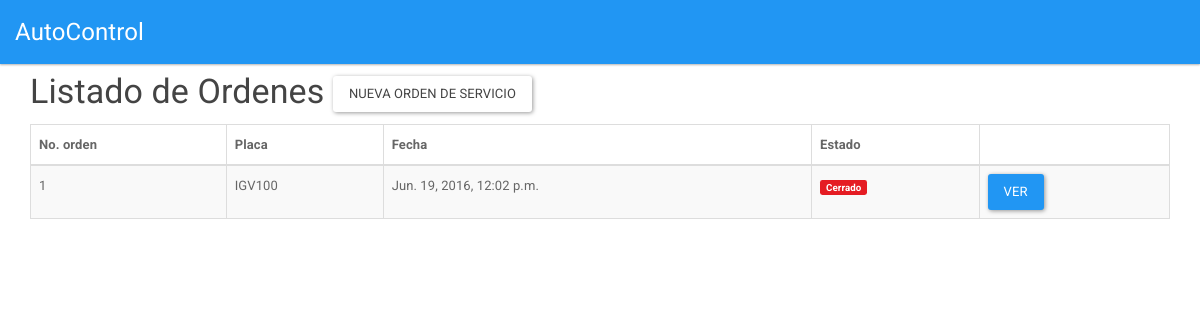
Screenshot of /mobile/orden-servicio-lista/ with the database file from the repository.
### ordenes_servicios/models.py (models this page shows, shortened)
class ordenServicioModel(models.Model):
	vehiculo = models.ForeignKey(vehiculoModel,null=False,blank=False)
	fecha = models.DateTimeField(null=False,blank=False,default=datetime.now)
	state = models.PositiveIntegerField(default = 1)

### vehiculos/models.py (models this page shows, shortened)
class vehiculoModel(models.Model):
	placa = models.CharField(max_length=10, null=False, blank=False)
	cilindraje = models.IntegerField(null=True, blank=True)
	marca = models.ForeignKey(MarcaModel, null=True, blank=True)
	clase = models.CharField(max_length=50, null=True, blank=True)
	kilometraje_actual = models.CharField(max_length = 10, null = True, blank = True)
	soat = models.DateField(auto_now = False, null = True, blank = True)
	tipo = models.ForeignKey(tipoVehiculoModel, null=True, blank=True)
	cliente = models.ForeignKey(clienteModel, null=False, blank=False)
	foto = models.ImageField(upload_to = 'img/vehiculo/', default = 'img/none.jpg')
	class Meta:
		ordering = ['-pk']

### mobile/views.py (the view)
def list_orden(request):
	orden = ordenServicioModel.objects.all().order_by('-state', '-fecha')
	return render(request, 'orden-lista.html', {'title': 'Listado de Ordenes', 'ordenes': orden})

### mobile/templates/orden-lista.html (shortened to what this page needs)
{% extends 'base_m.html' %}
{% block content %}
	<h3>{{ title }} <a href="{% url 'orden_servicio_mobile' %}" class="btn btn-default">Nueva orden de servicio</a></h3>
	<div class="table-responsive">
		<table class="table table-striped table-bordered">
			<thead>
				<tr>
					<th>No. orden</th>
					<th>Placa</th>
					<th>Fecha</th>
					<th>Estado</th>
					<th></th>
				</tr>
			</thead>
			<tbody>
				{% for orden in ordenes %}
				<tr>
					<td>{{ orden.pk }}</td>
					<td>{{ orden.vehiculo.placa }}</td>
					<td>{{ orden.fecha }}</td>
					<td>{% if orden.state == 1 %}<span class="label label-success">Abierto</span>{% else %}<span class="label label-danger">Cerrado</span>{% endif %}</td>
					<td>
						<a href="{% url 'orden_servicio_detalle' orden.pk %}" class="btn btn-primary">Ver</a>
					</td>
				</tr>
				{% endfor %}
			</tbody>
		</table>
	</div>
{% endblock content %}

### rows the page displays
ordenServicioModel: pk "1", vehiculo.placa "IGV100", fecha "Jun. 19, 2016, 12:02 p.m.", state "Cerrado"

### other values shown
{{ title }} "Listado de Ordenes"
